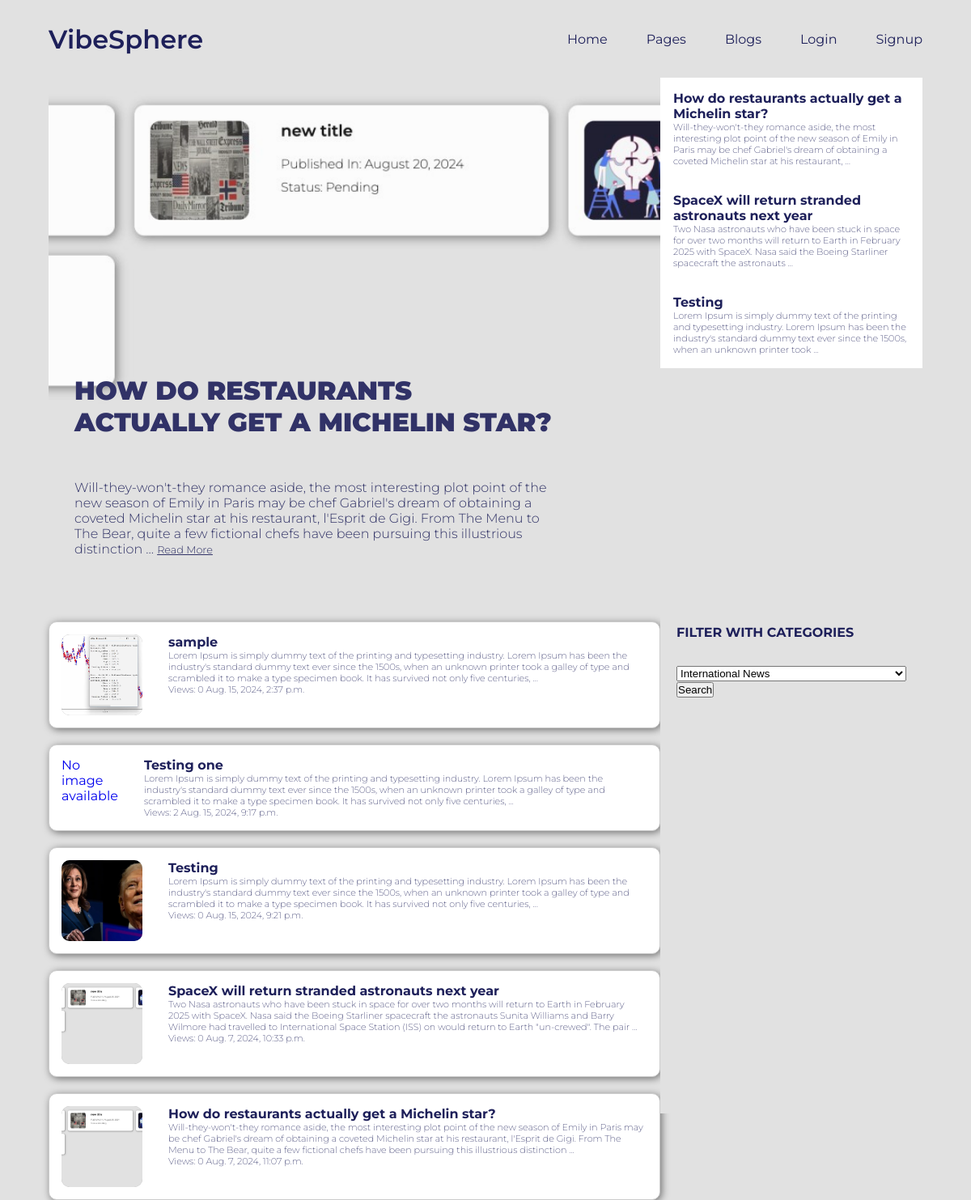
The app's page /, older data.
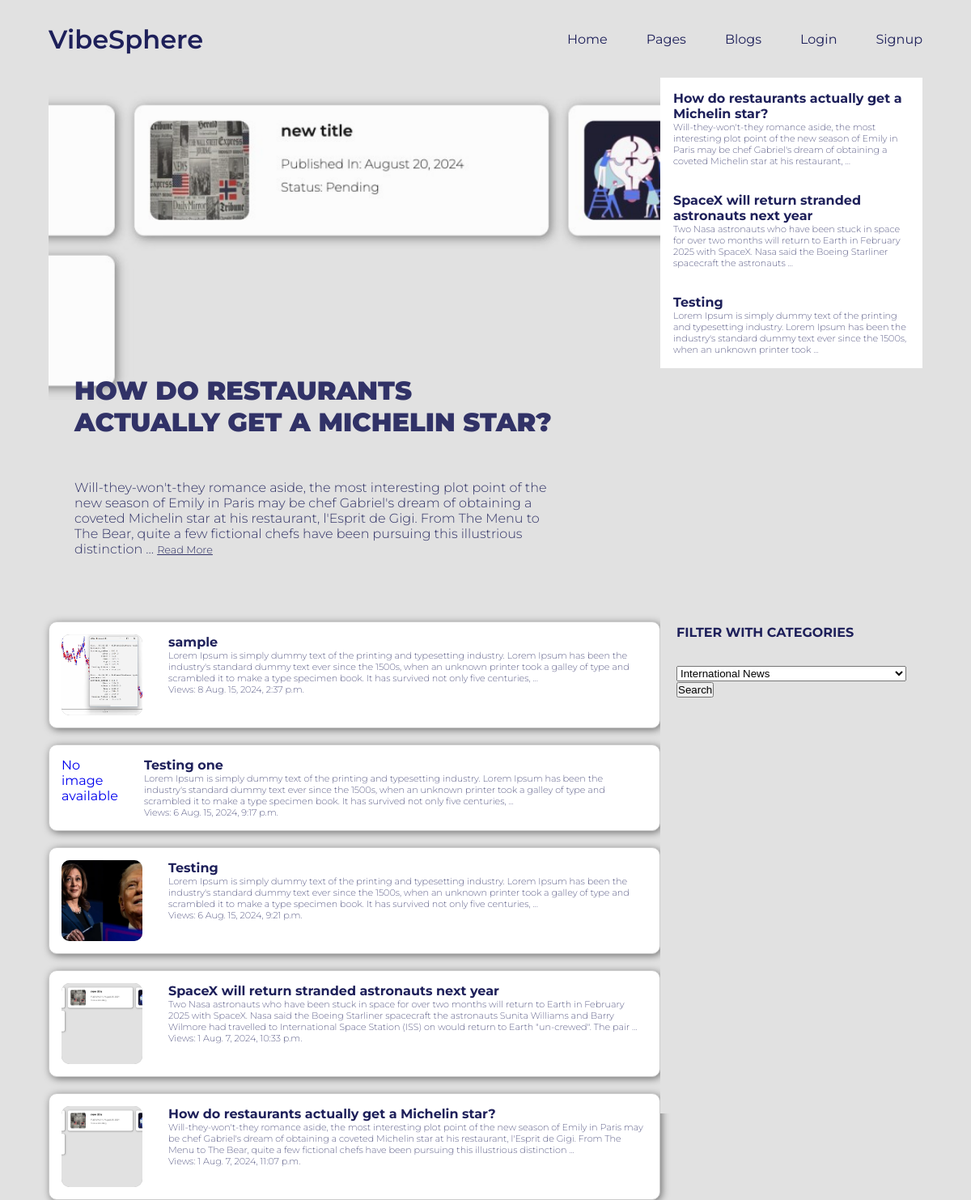
The same page, newer data.
### main/models.py (models this page shows, shortened)
class Article(models.Model):
    title = models.CharField(primary_key=True, unique=True, max_length=200)
    page_name = models.ForeignKey(BlogPage, on_delete=models.CASCADE)
    author = models.ForeignKey(User, on_delete=models.CASCADE)
    created_date = models.DateTimeField(auto_now_add=True)
    updated_date = models.DateTimeField(auto_now=True)
    article_image = models.ImageField(upload_to='article_images/', blank=True, null=True)
    content = models.TextField()
    published_date = models.DateTimeField(blank=True, null=True)
    allow_to_comment = models.BooleanField(default=True)
    view_count = models.IntegerField(default=0)
    category = models.CharField(max_length=50, choices=CATEGORY_CHOICES)
    tag = models.CharField(max_length=50, choices=TAG_CHOICES)

### main/views.py (the view)
# urls.py: path('', views.welcome_view, name='welcome'),
def welcome_view(request):
    if request.method == 'POST':
        query = request.POST.get('query')
        categories = Article.objects.values_list('category', flat=True).distinct()
        if query:
            articles = Article.objects.filter(category=query)
        else:
            articles = Article.objects.all()
        context = {
        'query':query,
        'show_navbar': True,
        'articles': articles,
        'categories': categories,
        }
        return render(request, 'articles.html', context)
    else:
        categories = Article.objects.values_list('category', flat=True).distinct()
        latest_articles = Article.objects.order_by('-created_date')[:3]
        latest_article = Article.objects.order_by('-created_date').first()
        articles = Article.objects.all()
        context = {
        'show_navbar': True,
        'latest_articles': latest_articles,
        'latest_article': latest_article,
        'articles': articles,
        'categories': categories,
        }
    return render(request, 'welcome.html', context)

### templates/welcome.html (shortened to what this page needs)
{%extends 'main.html'%}
{% load static %}
{%block extra_css %}
<link rel="stylesheet" href="{% static 'css/welcome.css' %}" />
{% endblock %}
{% block content %}
<div class="welcome__container">
  <div class="main__container">
    {% if latest_article %}
    <div class="left__container"style="background-image: url('{{ latest_article.article_image.url }}');">
      <h3 class="blog__header">{{latest_article.title }}</h3>
      <p class="blog__preview"> {{ latest_article.content|truncatewords:50 }}
      <a href="{% url 'read_article' latest_article.title %}" class="read__more">Read More</a> </p>
    </div>
    {% endif %}
    <div class="right__container">
      {% for article in latest_articles %}
        <a href="{% url 'read_article' article.title %}" style="text-decoration: none;">
          <div class="card__container">
            <div class="card">
              <h4 class="card__title">{{ article.title|truncatewords:20  }}</h4>
              <p class="card__text"> {{ article.content|truncatewords:30 }} </p>
            </div>
          </div>
        </a>
      {% endfor %}
    </div>
  </div>
  <div class="bottom__container">
  <div class="articles-container">
    {% for article in articles %}
      <a href="{% url 'read_article' article.title %}" style="text-decoration: none;">
        <div class="article-card">
          {% if article.article_image %}
            <img src="{{article.article_image.url}}" alt="{{article.title}}" class="article__img">
          {% else %}
            <p>No image available</p>
          {% endif %}
          <div class="article-details">
            <h3 class="article__header">{{ article.title|truncatewords:20  }}</h3>
            <p class="article__content">{{ article.content|truncatewords:50 }}</p>
            <p class="article__count">Views: {{ article.view_count }} <span class="article__published">{{ article.published_date }}</span></p>
          </div>
        </div>
      </a>
    {% endfor %}
  </div>
  <aside class="sidebar">
    <div class="filter-category">
      <h3>FILTER WITH CATEGORIES</h3>
        <form method="POST">
            <p>
            <select name="query" id="query">
            {% for category in categories %}
            <option value="{{category}}" >{{category}}</option>
            {% endfor %}
            </select>
          </p>
          <input type="submit" value="Search">
        </form>
    </div>
  </aside>
</div>
</div>
{% endblock %}

Row changes from the older to the newer data that the page shows:
changed Article "How do restaurants actually get a Michelin star?": view_count "0" → "1"
changed Article "SpaceX will return stranded astronauts next year": view_count "0" → "1"
changed Article "Testing": view_count "0" → "6"
changed Article "sample": view_count "0" → "8"
changed Article "Testing one": view_count "2" → "6"
